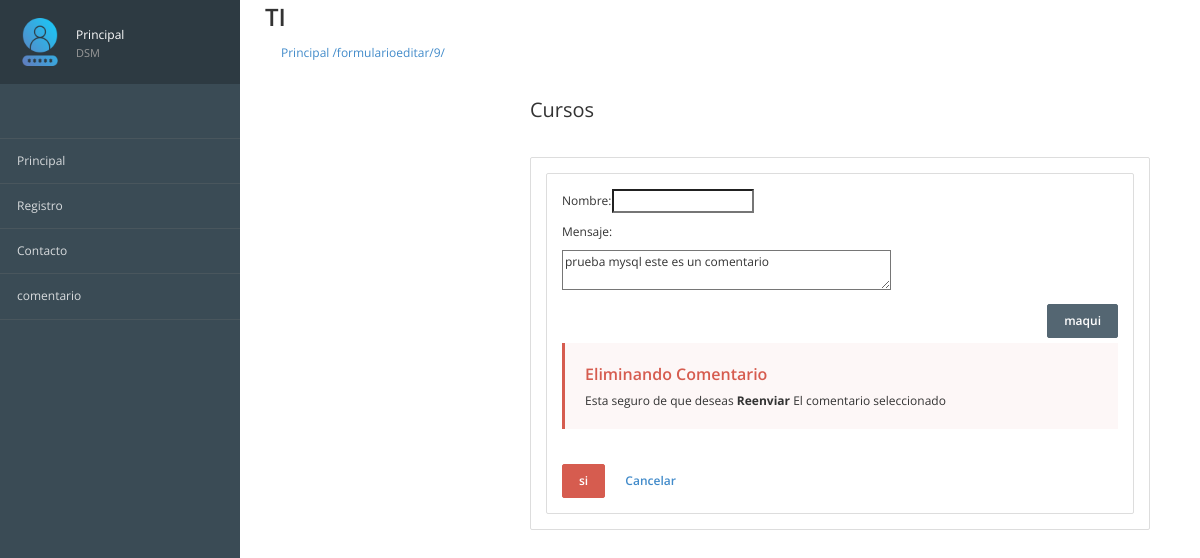
Page /formularioeditar/9/ on the committed database.
### registros/models.py (models this page shows, shortened)
class ComentarioContacto (models.Model):
    id= models.AutoField(primary_key=True,verbose_name="clave")
    usuario=models.TextField(verbose_name="usuario")
    mensaje =models.TextField(verbose_name="comentario")
    created = models.DateField (auto_now_add=True,verbose_name="Registrado")
    class  Meta:
        verbose_name="Comentario Contacto"
        verbose_name_plural="Comentarios contacto"
        ordering=["-created"]

### registros/views.py (the view)
# urls.py: path('formularioeditar/<int:id>/', views_registros.consultarComentarioIndivivual, name='Consulta Individual'),
def consultarComentarioIndivivual(request, id):
    comentario=ComentarioContacto.objects.get(id=id)
    return render(request,"registros/formularioeditar.html", {'comentario':comentario})

### registros/Templates/registros/formularioeditar.html (shortened to what this page needs)
{% extends "inicio/Encabezado.html"%}
{% block imagen%}
{% load static%}
{% static 'inicio/css/images/registro.png'%}
{% endblock%}
{% block contenido%}
        <div class="page-content">
			<div class="page-header">
				<div class="page-title">
					<h3>Cursos
				    <small></small></h3>
				</div>
			</div>
<form class="form-horizontal" action=" {% url "Editar" comentario.id%}" method="POST" role="form">
	<div class="panel panel-default">
		<div class="panel-body">
			 <div class="panel panel-default">
	                <div class="panel-body">
						<p>Nombre:<input type="text" name="usuario"></p>
						<p>Mensaje: </p><p><textarea name="mensaje" type="text"  cols="50" row="10">{{comentario.mensaje}} </textarea></p>
                        <div class="form-actions text-right">
                        	<input type="submit" value={{comentario.usuario}} class="btn btn-primary">
                        </div>
                        <div class ="callout callout-danger fade in">
                            <h5>Eliminando Comentario </h5>
                            <p>Esta seguro de que deseas <strong> Reenviar </strong> El comentario seleccionado</p>
                            </div>
                            <button type="submit" class="btn btn-danger"> si </button>
                            <a href="{% url 'comentario'%}" class='btn byn-primary'> Cancelar</a>
				    </div>
				</div>
		</div>
	</div>
</form>
{% endblock%}

### inicio/static/inicio/css/londinium-theme.css (style rules this page uses)
.panel-toolbar:after, .page-header:after, .header-bar-stats .page-stats li:after, .panel-heading:after { content: ""; display: table; clear: both; }
html { height: 100%; }
body { font-family: 'Open Sans', sans-serif; font-size: 12px; position: relative; min-height: 100%; }
a { cursor: pointer; }
h1, h2, h3, h4, h5, h6, .h1, .h2, .h3, .h4, .h5, .h6 { font-weight: 600; line-height: 1.42857143; margin-top: 0; }
h3, .h3 { font-size: 20px; }
h5, .h5 { font-size: 16px; }
.page-header { padding: 0; margin: 0; position: relative; border: 0; }
.page-title { float: left; }
.page-title h3 { padding: 29px 0; margin: 0; font-weight: 400; line-height: 20px; }
.panel { border-radius: 2px; margin-bottom: 35px; box-shadow: none; }
.panel .panel-body .panel:last-child { margin-bottom: 0; }
input[type=text], input[type=password], textarea { -webkit-appearance: none; }
.form-actions { margin-bottom: 5px; }
.callout { margin: 0 0 35px 0; padding: 20px; border-left: 3px solid #eee; }
.callout h5 { margin-top: 0; margin-bottom: 6px; }
.callout p:last-child { margin-bottom: 0; }
.callout-danger { background-color: #fdf7f7; border-color: #D65C4F; }
.callout-danger h5 { color: #D65C4F; }
.btn { padding: 7px 16px 8px 16px; font-size: 12px; font-weight: 600; border-radius: 2px; -webkit-border-radius: 2px; -moz-border-radius: 2px; -webkit-user-select: none; -moz-user-select: none; -ms-user-select: none; -o-user-select: none; user-select: none; }
.btn-primary { background-color: #546672; border-color: #546672; }
.btn-danger { background-color: #D65C4F; border-color: #D65C4F; }

### rows in the picture
ComentarioContacto: mensaje "prueba mysql este es un comentario", usuario "maqui"

### other values in the picture
{{ request.path }} "/formularioeditar/9/"
